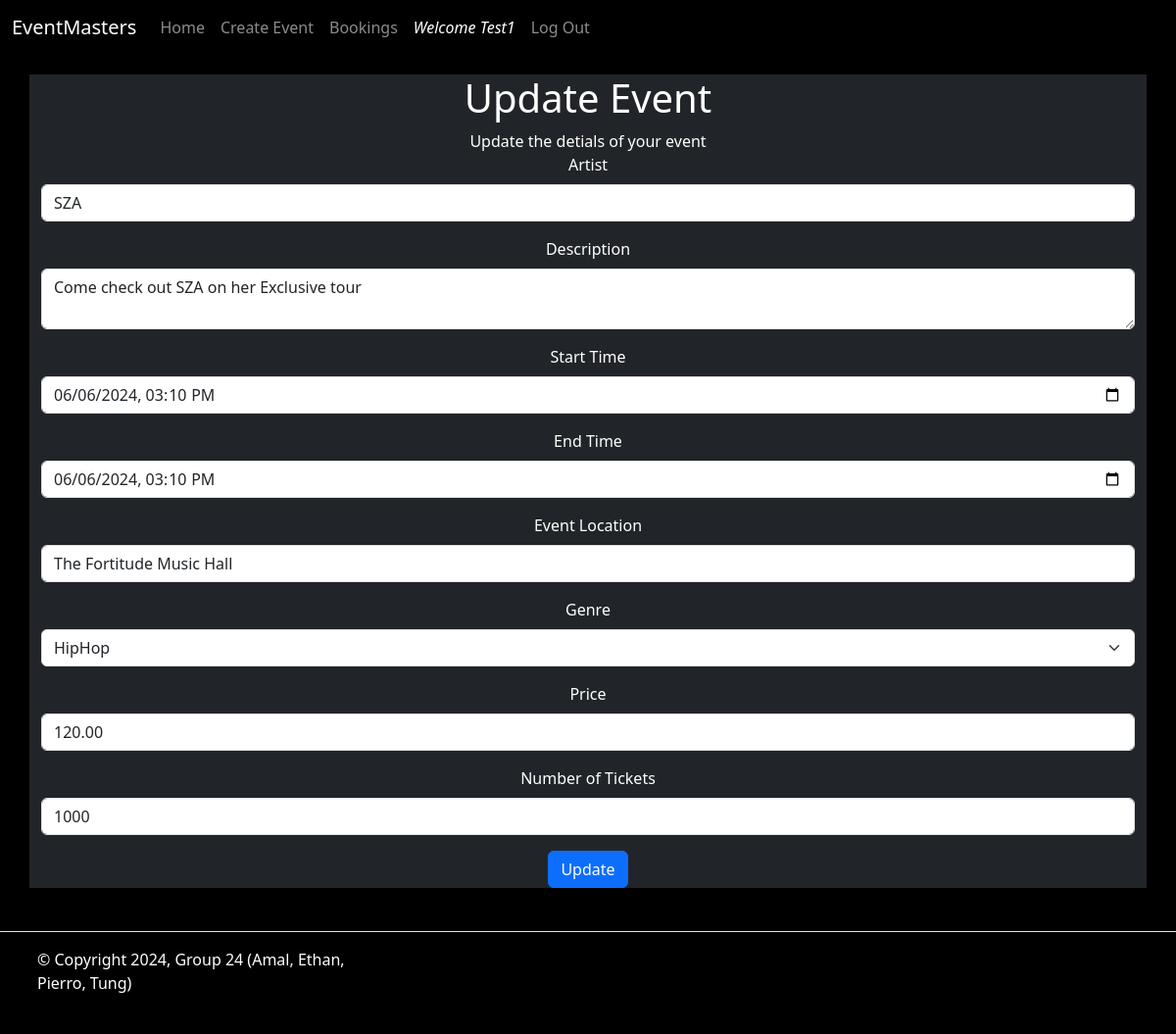
/Events/update/1 (signed in), run on an earlier commit of the app's database.
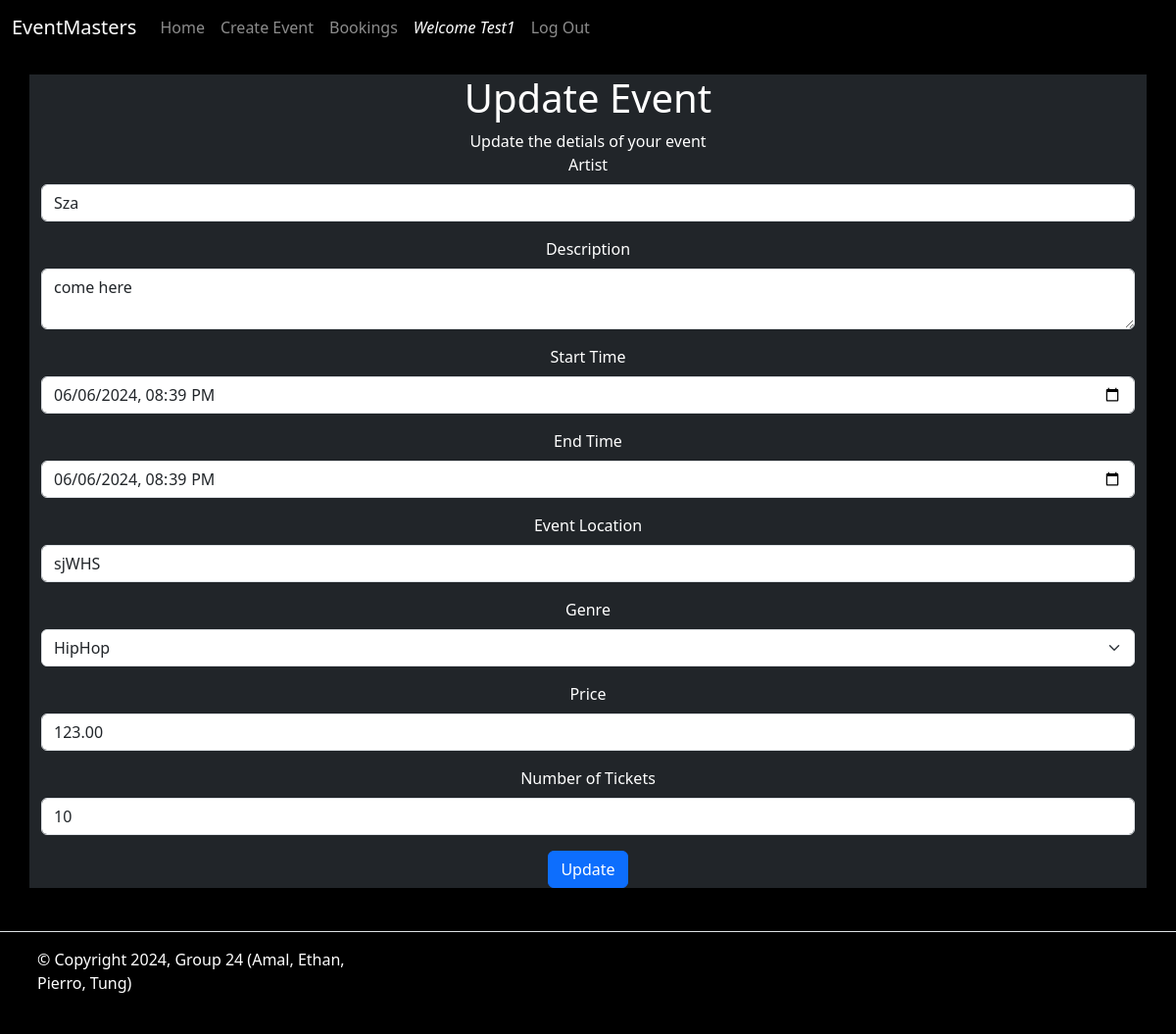
And on a later commit of the database.
### website/models.py (models this page shows, shortened)
class Event(db.Model):
    __tablename__ = 'events'
    id = db.Column(db.Integer, primary_key=True)
    name = db.Column(db.String(80))
    description = db.Column(db.String(200))
    image = db.Column(db.String(400))
    start_time = db.Column(db.DateTime)
    end_time = db.Column(db.DateTime)
    location = db.Column(db.String(80))
    genre = db.Column(db.String)
    price = db.Column(db.Float)
    numberoftickets = db.Column(db.Integer)
    status = db.Column(db.String(20), default="Open")
    comments = db.relationship('Comment', backref='event')
    orders = db.relationship('Order', backref='event')
    user_id = db.Column(db.Integer, db.ForeignKey('users.id'))

### website/events.py (the view)
@event_bp.route('/update/<int:id>', methods = ['GET', 'POST'])
@login_required
def update(id):
  event = db.session.query(Event).get(id)
  form = UpdateForm(obj=event)
  if form.validate_on_submit():
    form.populate_obj(event)
    db.session.commit()
    flash('Successfully upated Event', 'success')
    return redirect(url_for('Event.details', id=event.id))
  return render_template('/Events/update.html', form=form, id=id)

### website/forms.py
class UpdateForm(FlaskForm):
  name = StringField('Artist', validators=[InputRequired()])
  description = TextAreaField('Description', validators = [InputRequired()])
  start_time = DateTimeLocalField('Start Time', validators=[InputRequired()])
  end_time = DateTimeLocalField('End Time', validators=[InputRequired()])
  location = StringField('Event Location', validators=[InputRequired()])
  genre = SelectField('Genre', validators=[InputRequired()], choices = [('HipHop'), ('Pop'), ('Rock'), ('Metal'), ('Indie'), ('Folk'), ('EDM')])
  price = DecimalField('Price', validators=[InputRequired(), NumberRange(min=0, max=1000)])
  numberoftickets = IntegerField('Number of Tickets', validators=[InputRequired(), NumberRange(min=1, max=50000)])
  submit = SubmitField("Update")

### website/templates/Events/update.html (shortened to what this page needs)
{% extends 'base.html' %}
{% from 'bootstrap5/form.html' import render_form %}
{% block content %}
<main class="rowimg">
    <div class="container text-center">
        <div class="row updates image" >
          <div class="col-md-12">
            <h1> Update Event</h1>
            <p1> Update the detials of your event </p1>
            {{ render_form(form) }}
          </div>
        </div>
    </div>
</main>
{%endblock%}

What changed in the data, as far as the page shows it:
changed Event "HipHop": name "SZA" → "Sza"; description "Come check out SZA on her Exclusive tour" → "come here"; start_time "06/06/2024 15:10" → "06/06/2024 20:39"; end_time "06/06/2024 15:10" → "06/06/2024 20:39"; location "The Fortitude Music Hall" → "sjWHS"; price "120.00" → "123.00"; numberoftickets "1000" → "10"
